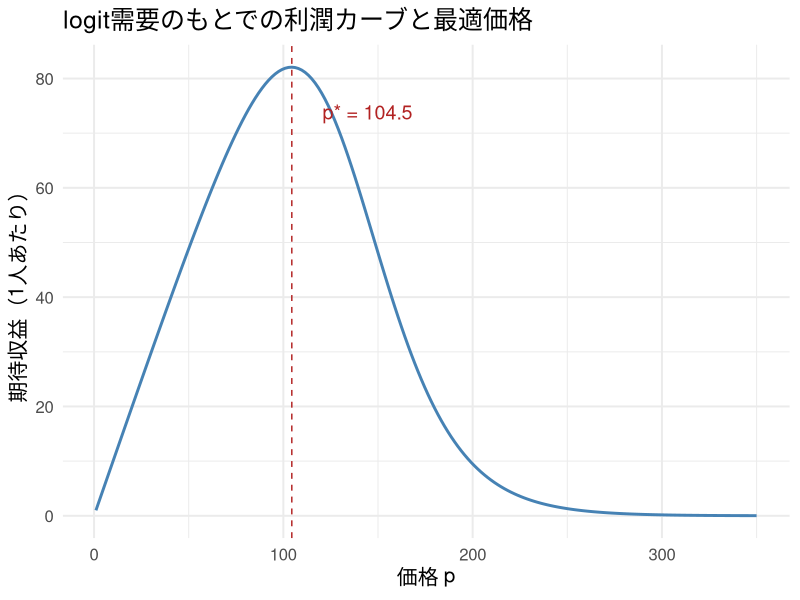
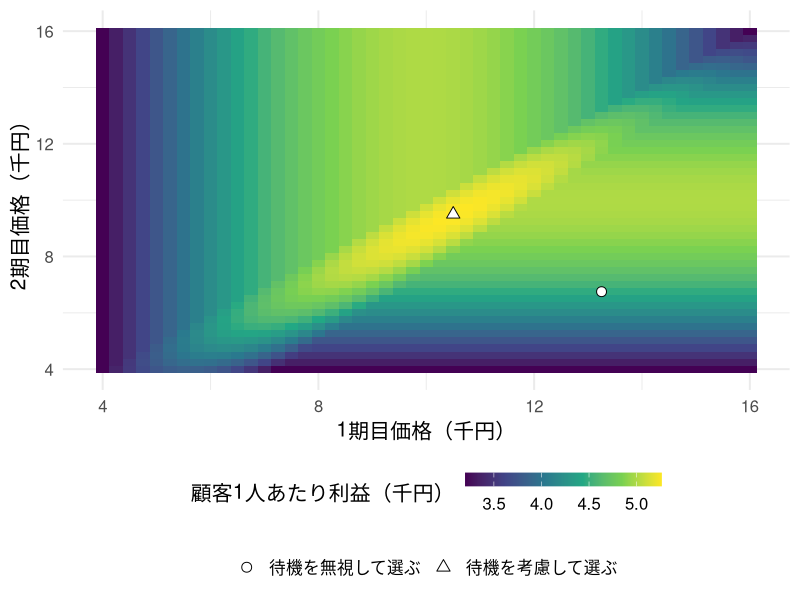
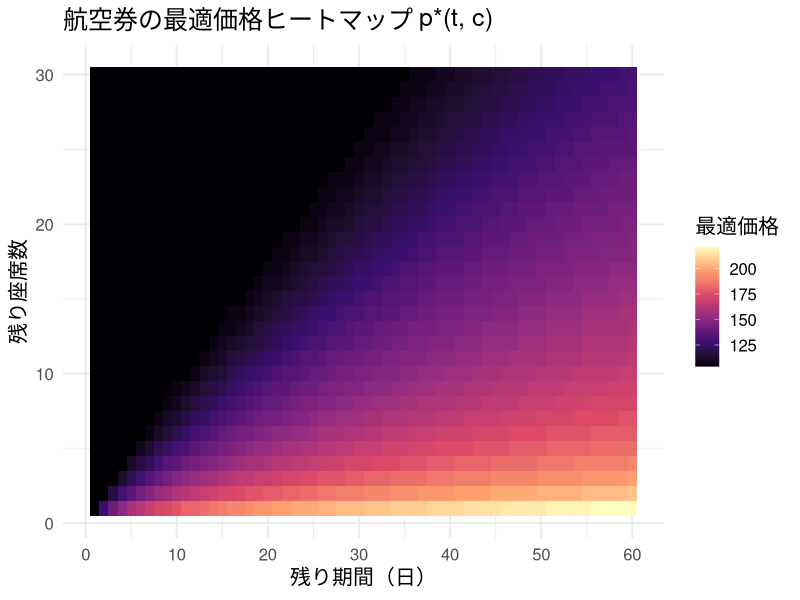
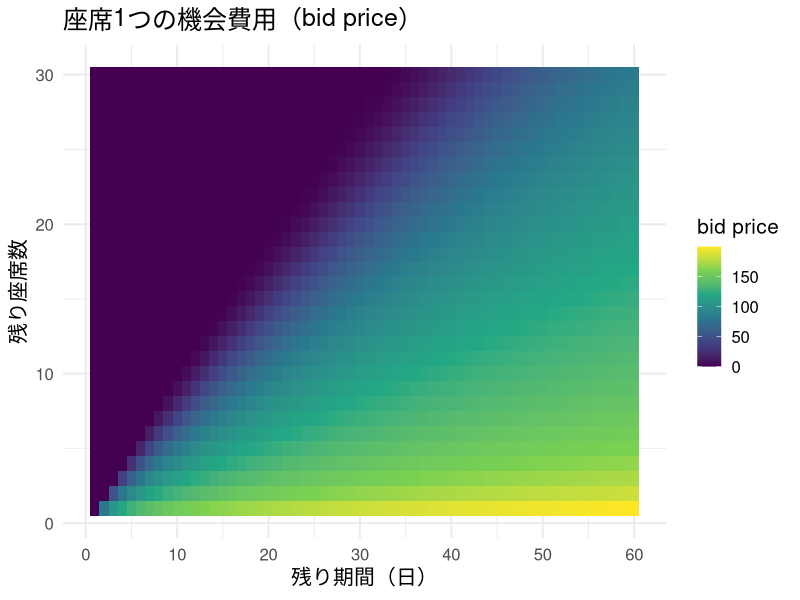
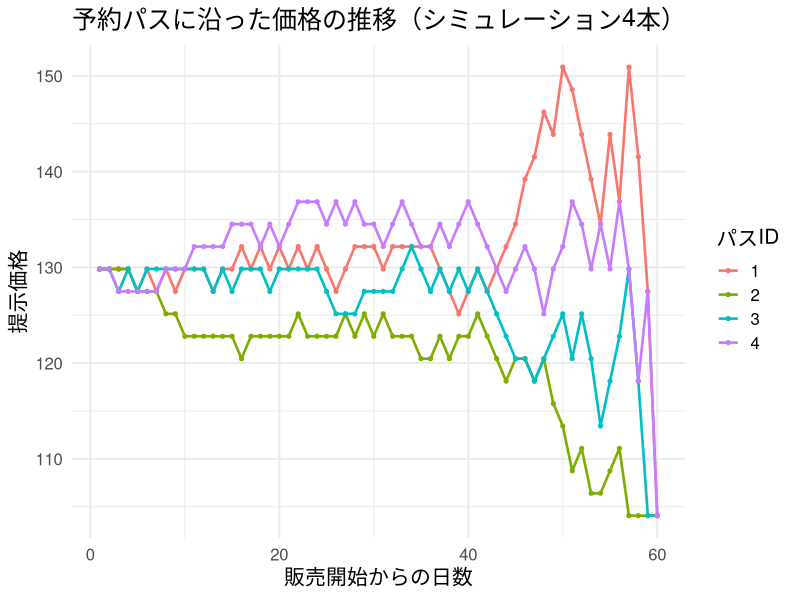
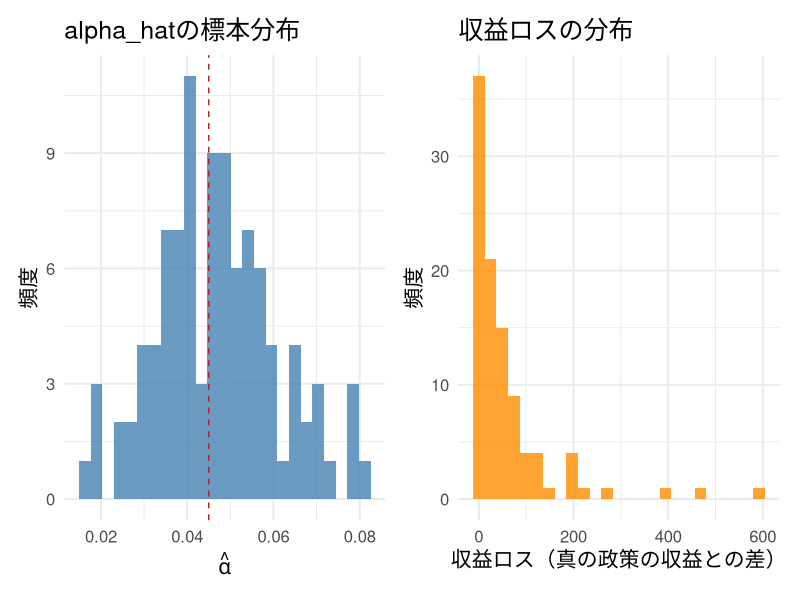

The R source for these figures, in order:
## ---- chunk 1
#| include: false
library(ggplot2)
library(dplyr)
library(tidyr)
library(knitr)
library(patchwork)

set.seed(20265)

theme_slide <- function() {
  fam <- if (Sys.info()[["sysname"]] == "Darwin") "Hiragino Sans" else ""
  theme_minimal(base_size = 15, base_family = fam)
}
theme_set(theme_slide())
knitr::opts_chunk$set(fig.align = "center", dpi = 144)
options(scipen = 8)
## ---- chunk 2
#| label: static-calc
#| include: false
theta0 <- 6.0
alpha  <- 0.045
mc     <- 0

s_p <- function(p, theta0, alpha) {
  u <- theta0 - alpha * p
  1 / (1 + exp(-u))
}

p_grid_static <- seq(1, 350, length.out = 200)
profit_grid <- s_p(p_grid_static, theta0, alpha) * (p_grid_static - mc)
static_df <- data.frame(price = p_grid_static, profit = profit_grid)
p_star_static <- p_grid_static[which.max(profit_grid)]
## ---- chunk 3
#| label: fig-static-profit
#| fig-height: 3.8
ggplot(static_df, aes(x = price, y = profit)) +
  geom_line(color = "steelblue", linewidth = 1) +
  geom_vline(xintercept = p_star_static, linetype = "dashed", color = "firebrick") +
  annotate("text", x = p_star_static + 40, y = max(profit_grid) * 0.9,
           label = paste0("p* = ", round(p_star_static, 1)), color = "firebrick", size = 5) +
  labs(x = "価格 p", y = "期待収益（1人あたり）",
       title = "logit需要のもとでの利潤カーブと最適価格")
## ---- chunk 4
#| label: strategic-waiting-prices
values_wait <- (seq_len(5000) - 0.5) / 5000 * 20
beta_consumer <- 0.8
waiting_outcome <- function(p1, p2, forward = TRUE) {
  now <- values_wait - p1
  later <- beta_consumer * (values_wait - p2)
  buy_now <- if (forward) now >= pmax(0, later) else now >= 0
  buy_later <- !buy_now & values_wait >= p2
  c(share_now = mean(buy_now), share_later = mean(buy_later),
    profit = p1 * mean(buy_now) + p2 * mean(buy_later))
}
price_pairs <- expand.grid(p1 = seq(4, 16, by = 0.25),
                           p2 = seq(4, 16, by = 0.25))
price_pairs$profit_forward <- mapply(function(a, b) waiting_outcome(a, b)[3],
                                    price_pairs$p1, price_pairs$p2)
price_pairs$profit_myopic <- mapply(function(a, b) waiting_outcome(a, b, FALSE)[3],
                                   price_pairs$p1, price_pairs$p2)
wait_best <- price_pairs[which.max(price_pairs$profit_forward), ]
myopic_best <- price_pairs[which.max(price_pairs$profit_myopic), ]
price_rules <- data.frame(rule = c("同じ価格を維持", "待機を無視して選ぶ", "待機を考慮して選ぶ"),
                          p1 = c(10, myopic_best$p1, wait_best$p1),
                          p2 = c(10, myopic_best$p2, wait_best$p2))
wait_results <- t(mapply(waiting_outcome, price_rules$p1, price_rules$p2))
wait_table <- cbind(price_rules, wait_results)
kable(wait_table, digits = 3, row.names = FALSE,
      col.names = c("価格の選び方", "1期目価格", "2期目価格", "1期目購入率", "2期目購入率", "顧客1人あたり利益"),
      caption = "すべての価格案を、将来の価格を知っている同じ消費者に対して評価する（価格・利益：千円）")
## ---- chunk 5
#| label: fig-waiting-profit
#| fig-cap: "将来の値下げを待つ消費者に対する利益。候補価格は0.25千円刻み。"
ggplot(price_pairs, aes(p1, p2, fill = profit_forward)) +
  geom_tile() +
  geom_point(data = price_rules[-1, ], aes(p1, p2, shape = rule),
             inherit.aes = FALSE, size = 3, color = "black", fill = "white") +
  scale_shape_manual(values = c(21, 24)) +
  scale_fill_viridis_c(breaks = c(3.5, 4, 4.5, 5)) +
  labs(x = "1期目価格（千円）", y = "2期目価格（千円）", fill = "顧客1人あたり利益（千円）", shape = NULL) +
  guides(fill = guide_colorbar(barwidth = grid::unit(5, "cm"),
                             barheight = grid::unit(0.35, "cm"), order = 1),
         shape = guide_legend(nrow = 1, order = 2)) +
  theme(legend.position = "bottom", legend.box = "vertical")
## ---- chunk 6
#| label: dp-setup
#| echo: true
#| output-location: fragment
theta0     <- 6.0     # 価格ゼロでの基準効用
alpha      <- 0.045   # 価格係数（第2回以来の記法、alpha > 0）
lambda_bar <- 0.95    # 1期あたりの客の到着確率
T_period   <- 60      # 販売期間（残り日数の最大値）
C_capacity <- 30      # 座席数

p_grid <- seq(1, 350, length.out = 150)

purchase_prob <- function(p, theta0, alpha, lambda_bar) {
  u <- theta0 - alpha * p
  lambda_bar * (1 / (1 + exp(-u)))
}
## ---- chunk 7
#| label: dp-solve
#| echo: true
#| output-location: fragment
solve_dp <- function(T_period, C_capacity, theta0, alpha, lambda_bar, p_grid) {
  # 行 t+1 が状態t、列 c+1 が状態c（Rは1始まり、DPの状態は0始まり）
  V       <- matrix(0, nrow = T_period + 1, ncol = C_capacity + 1)
  pstar   <- matrix(NA_real_, nrow = T_period + 1, ncol = C_capacity + 1)
  lamstar <- matrix(0, nrow = T_period + 1, ncol = C_capacity + 1)
  lam_grid <- purchase_prob(p_grid, theta0, alpha, lambda_bar)
  for (t in 1:T_period) {
    for (c in 1:C_capacity) {
      # V[t, c] = V(t-1, c-1)（購入時）、V[t, c + 1] = V(t-1, c)（非購入時）
      obj <- lam_grid * (p_grid + V[t, c]) + (1 - lam_grid) * V[t, c + 1]
      best <- which.max(obj)
      V[t + 1, c + 1]       <- obj[best]
      pstar[t + 1, c + 1]   <- p_grid[best]
      lamstar[t + 1, c + 1] <- lam_grid[best]
    }
    V[t + 1, 1] <- 0   # 在庫ゼロなら収益なし
  }
  list(V = V, pstar = pstar, lamstar = lamstar)
}
## ---- chunk 8
#| label: dp-run
#| include: false
dp_result <- solve_dp(T_period, C_capacity, theta0, alpha, lambda_bar, p_grid)
V_mat       <- dp_result$V
pstar_mat   <- dp_result$pstar
lamstar_mat <- dp_result$lamstar
## ---- chunk 9
#| label: dp-results
res_df <- data.frame(
  state = c("残り60日・残り30席（初日・満席）", "残り60日・残り1席",
            "出発前日・残り30席（全然売れていない）", "出発前日・残り1席"),
  price = c(pstar_mat[T_period + 1, C_capacity + 1], pstar_mat[T_period + 1, 2],
            pstar_mat[2, C_capacity + 1], pstar_mat[2, 2])
)
kable(res_df, digits = 1, col.names = c("状態（残り期間・残り座席）", "最適価格"),
      caption = paste0("backward inductionが返す最適価格（期待総収益 V(T,C)=",
                       round(V_mat[T_period + 1, C_capacity + 1], 1), "）"))
## ---- chunk 10
#| label: fig-heatmap-price
#| fig-height: 4.0
heat_df <- expand.grid(t = 1:T_period, c = 1:C_capacity) %>%
  rowwise() %>%
  mutate(price = pstar_mat[t + 1, c + 1]) %>%
  ungroup()

ggplot(heat_df, aes(x = t, y = c, fill = price)) +
  geom_tile() +
  scale_fill_viridis_c(name = "最適価格", option = "magma") +
  scale_x_continuous(breaks = seq(0, 60, 10)) +
  labs(x = "残り期間（日）", y = "残り座席数",
       title = "航空券の最適価格ヒートマップ p*(t, c)")
## ---- chunk 11
#| label: fig-bidprice
#| fig-height: 3.4
bid_price_df <- expand.grid(t = 1:T_period, c = 1:C_capacity) %>%
  rowwise() %>%
  # Rの行tは数式の時点t-1。したがってV(t-1,c)-V(t-1,c-1)
  mutate(bid_price = V_mat[t, c + 1] - V_mat[t, c]) %>%
  ungroup()

ggplot(bid_price_df, aes(x = t, y = c, fill = bid_price)) +
  geom_tile() +
  scale_fill_viridis_c(name = "bid price", option = "viridis") +
  scale_x_continuous(breaks = seq(0, 60, 10)) +
  labs(x = "残り期間（日）", y = "残り座席数",
       title = "座席1つの機会費用（bid price）")
## ---- chunk 12
#| label: fig-booking-paths
#| fig-height: 3.8
simulate_booking_path <- function(seed, T_period, C_capacity, pstar_mat, lamstar_mat) {
  set.seed(seed)
  c_remain <- C_capacity
  t_remain <- T_period
  path <- data.frame(day = integer(0), price = numeric(0))
  day <- 0
  while (t_remain >= 1 && c_remain >= 1) {
    day <- day + 1
    p   <- pstar_mat[t_remain + 1, c_remain + 1]
    lam <- lamstar_mat[t_remain + 1, c_remain + 1]
    path <- rbind(path, data.frame(day = day, price = p))
    if (runif(1) < lam) c_remain <- c_remain - 1
    t_remain <- t_remain - 1
  }
  path
}

paths_list <- lapply(1:4, function(i) {
  p <- simulate_booking_path(30000 + i, T_period, C_capacity, pstar_mat, lamstar_mat)
  p$path_id <- factor(i)
  p
})
paths_df <- bind_rows(paths_list)

ggplot(paths_df, aes(x = day, y = price, color = path_id)) +
  geom_line(linewidth = 0.9) +
  geom_point(size = 1.1) +
  labs(x = "販売開始からの日数", y = "提示価格",
       title = "予約パスに沿った価格の推移（シミュレーション4本）", color = "パスID")
## ---- chunk 13
#| label: fixed-vs-dynamic
evaluate_fixed_price <- function(p, T_period, C_capacity, theta0, alpha, lambda_bar) {
  lam <- purchase_prob(p, theta0, alpha, lambda_bar)
  W <- matrix(0, nrow = T_period + 1, ncol = C_capacity + 1)
  for (t in 1:T_period) {
    for (c in 1:C_capacity) {
      W[t + 1, c + 1] <- lam * (p + W[t, c]) + (1 - lam) * W[t, c + 1]
    }
    W[t + 1, 1] <- 0
  }
  W[T_period + 1, C_capacity + 1]
}

fixed_p_grid <- seq(1, 350, length.out = 80)
fixed_revenues <- sapply(fixed_p_grid, evaluate_fixed_price,
                         T_period = T_period, C_capacity = C_capacity,
                         theta0 = theta0, alpha = alpha, lambda_bar = lambda_bar)

best_fixed_p   <- fixed_p_grid[which.max(fixed_revenues)]
best_fixed_rev <- max(fixed_revenues)
dynamic_rev    <- V_mat[T_period + 1, C_capacity + 1]
lift_pct <- 100 * (dynamic_rev - best_fixed_rev) / best_fixed_rev

comparison_df <- data.frame(
  hoshiki = c("最適固定価格", "動的価格（DP最適）"),
  kakaku  = c(as.character(round(best_fixed_p, 1)), "状態に応じて変動"),
  shueki  = c(round(best_fixed_rev, 1), round(dynamic_rev, 1))
)
kable(comparison_df, col.names = c("方式", "価格の目安", "期待収益"),
      caption = "固定価格 vs 動的価格の期待収益比較")
cat("動的価格による収益リフト:", round(lift_pct, 2), "%\n")
## ---- chunk 14
#| label: pipeline-funcs
#| include: false
price_menu <- c(90, 110, 130, 150, 170)

generate_booking_data <- function(seed, T_period, C_capacity, theta0, alpha, lambda_bar, price_menu) {
  set.seed(seed)
  c_remain <- C_capacity
  prices_obs   <- numeric(0)
  purchase_obs <- numeric(0)
  for (t in T_period:1) {
    if (c_remain == 0) break
    p <- sample(price_menu, 1)
    arrived <- runif(1) < lambda_bar
    if (arrived) {
      u <- theta0 - alpha * p
      purchased <- as.numeric(runif(1) < 1 / (1 + exp(-u)))
      prices_obs   <- c(prices_obs, p)
      purchase_obs <- c(purchase_obs, purchased)
      if (purchased == 1) c_remain <- c_remain - 1
    }
  }
  list(prices = prices_obs, purchase = purchase_obs)
}

sigmoid <- function(x) 1 / (1 + exp(-x))

fit_logit_newton <- function(prices, purchase, theta_init = c(0, 0.01), max_iter = 100, tol = 1e-10) {
  X <- cbind(1, -prices)
  theta <- theta_init
  for (it in 1:max_iter) {
    u     <- as.vector(X %*% theta)
    p_hat <- sigmoid(u)
    grad  <- as.vector(t(X) %*% (purchase - p_hat))
    W     <- p_hat * (1 - p_hat)
    H     <- -t(X * W) %*% X
    theta_new <- theta - solve(H, grad)
    if (max(abs(theta_new - theta)) < tol) {
      theta <- theta_new
      break
    }
    theta <- theta_new
  }
  list(theta = theta, n_iter = it)
}

booking_data <- generate_booking_data(20265, T_period, C_capacity, theta0, alpha, lambda_bar, price_menu)
## ---- chunk 15
#| label: pipeline-mle
#| echo: true
#| output-location: fragment
mle_result <- fit_logit_newton(booking_data$prices, booking_data$purchase)
const_hat <- mle_result$theta[1]
alpha_hat <- mle_result$theta[2]
cat("真の (theta0, alpha):", theta0, alpha, "\n")
cat("推定 (theta0_hat, alpha_hat):", round(const_hat, 3), round(alpha_hat, 4), "\n")
## ---- chunk 16
#| label: pipeline-evaluate
#| include: false
dp_hat <- solve_dp(T_period, C_capacity, const_hat, alpha_hat, lambda_bar, p_grid)
pstar_hat <- dp_hat$pstar

evaluate_policy_on_true_model <- function(pstar_policy, T_period, C_capacity, theta0, alpha, lambda_bar) {
  W <- matrix(0, nrow = T_period + 1, ncol = C_capacity + 1)
  for (t in 1:T_period) {
    for (c in 1:C_capacity) {
      p <- pstar_policy[t + 1, c + 1]
      lam_true <- purchase_prob(p, theta0, alpha, lambda_bar)
      W[t + 1, c + 1] <- lam_true * (p + W[t, c]) + (1 - lam_true) * W[t, c + 1]
    }
    W[t + 1, 1] <- 0
  }
  W[T_period + 1, C_capacity + 1]
}

revenue_true_policy <- V_mat[T_period + 1, C_capacity + 1]
revenue_hat_policy  <- evaluate_policy_on_true_model(pstar_hat, T_period, C_capacity, theta0, alpha, lambda_bar)
revenue_loss <- revenue_true_policy - revenue_hat_policy
## ---- chunk 17
#| label: pipeline-loss
loss_df <- data.frame(
  seisaku = c("真の需要パラメータで作った政策", "推定需要パラメータで作った政策"),
  shueki  = c(round(revenue_true_policy, 1), round(revenue_hat_policy, 1))
)
kable(loss_df, col.names = c("政策", "真のモデル上での期待収益"),
      caption = "推定誤差が生む収益ロス")
cat("収益ロス:", round(revenue_loss, 1),
    "（真の収益の", round(100 * revenue_loss / revenue_true_policy, 2), "%）\n")
## ---- chunk 18
#| label: mc-pipeline
#| include: false
n_mc <- 100
theta0_hat_vec   <- rep(NA_real_, n_mc)
alpha_hat_vec    <- rep(NA_real_, n_mc)
revenue_loss_vec <- rep(NA_real_, n_mc)

for (m in 1:n_mc) {
  bd <- generate_booking_data(10000 + m, T_period, C_capacity, theta0, alpha, lambda_bar, price_menu)
  if (length(bd$prices) < 5 || sd(bd$prices) < 1e-8) {
    next
  }
  fit_m <- fit_logit_newton(bd$prices, bd$purchase)
  a_hat_m <- fit_m$theta[2]
  c_hat_m <- fit_m$theta[1]
  theta0_hat_vec[m] <- c_hat_m
  alpha_hat_vec[m] <- a_hat_m
  if (!is.finite(c_hat_m) || !is.finite(a_hat_m) || a_hat_m <= 0 || a_hat_m > 1) {
    next
  }
  dp_m <- solve_dp(T_period, C_capacity, c_hat_m, a_hat_m, lambda_bar, p_grid)
  rev_m <- evaluate_policy_on_true_model(dp_m$pstar, T_period, C_capacity, theta0, alpha, lambda_bar)
  revenue_loss_vec[m] <- revenue_true_policy - rev_m
}

mc_df <- data.frame(theta0_hat = theta0_hat_vec,
                    alpha_hat = alpha_hat_vec,
                    revenue_loss = revenue_loss_vec) %>%
  filter(!is.na(revenue_loss))

mc_parameter_summary <- data.frame(
  parameter = c("theta0", "alpha"),
  truth = c(theta0, alpha),
  mean = c(mean(mc_df$theta0_hat), mean(mc_df$alpha_hat)),
  sd = c(sd(mc_df$theta0_hat), sd(mc_df$alpha_hat))
)
## ---- chunk 19
#| label: fig-mc-pipeline
#| fig-height: 3.7
p1 <- ggplot(mc_df, aes(x = alpha_hat)) +
  geom_histogram(bins = 25, fill = "steelblue", alpha = 0.8) +
  geom_vline(xintercept = alpha, linetype = "dashed", color = "firebrick") +
  labs(x = expression(hat(alpha)), y = "頻度", title = "alpha_hatの標本分布")

p2 <- ggplot(mc_df, aes(x = revenue_loss)) +
  geom_histogram(bins = 25, fill = "darkorange", alpha = 0.8) +
  labs(x = "収益ロス（真の政策の収益との差）", y = "頻度", title = "収益ロスの分布")

p1 + p2
## ---- chunk 20
#| label: feedback-loop
#| include: false
generate_price_panel <- function(seed, n_seasons, pricing,
                                 T_period, C_capacity, theta0, alpha,
                                 lambda_bar, pstar_policy, price_menu,
                                 rho_xi = 0.75, sigma_nu = 0.55,
                                 gamma_xi = 10) {
  set.seed(seed)
  out <- vector("list", n_seasons)
  for (season in 1:n_seasons) {
    c_remain <- C_capacity
    xi <- rnorm(1, 0, sigma_nu / sqrt(1 - rho_xi^2))
    rows <- vector("list", T_period)
    k <- 0
    for (t in T_period:1) {
      if (c_remain == 0) break
      xi <- rho_xi * xi + rnorm(1, 0, sigma_nu)
      base_price <- pstar_policy[t + 1, c_remain + 1]
      p <- if (pricing == "endogenous") {
        pmin(max(p_grid), pmax(min(p_grid), base_price + gamma_xi * xi))
      } else {
        sample(price_menu, 1)  # xiと独立な実験的価格割当
      }
      if (runif(1) < lambda_bar) {
        purchased <- as.numeric(runif(1) < sigmoid(theta0 + xi - alpha * p))
        k <- k + 1
        rows[[k]] <- data.frame(season = season, t = t, c = c_remain,
                                price = p, purchase = purchased, xi = xi)
        if (purchased == 1) c_remain <- c_remain - 1
      }
    }
    out[[season]] <- bind_rows(rows[seq_len(k)])
  }
  bind_rows(out)
}

obs_panel <- generate_price_panel(
  15015, 300, "endogenous", T_period, C_capacity, theta0, alpha,
  lambda_bar, pstar_mat, price_menu)
exp_panel <- generate_price_panel(
  15016, 300, "randomized", T_period, C_capacity, theta0, alpha,
  lambda_bar, pstar_mat, price_menu)

fit_obs <- fit_logit_newton(obs_panel$price, obs_panel$purchase)
fit_exp <- fit_logit_newton(exp_panel$price, exp_panel$purchase)
## ---- chunk 21
#| label: feedback-table
fb_df <- data.frame(
  data_type = c("企業がxiを見て価格設定（分析者はxiを欠落）",
                "価格をxiと独立にランダム割当", "真値"),
  alpha_hat = c(fit_obs$theta[2], fit_exp$theta[2], alpha),
  cor_price_xi = c(cor(obs_panel$price, obs_panel$xi),
                   cor(exp_panel$price, exp_panel$xi), 0)
)
kable(fb_df, digits = 4,
      col.names = c("データ", "推定alpha", "cor(price, xi)"),
      caption = "内生性を作るのは価格と欠落需要ショックの相関")
## ---- chunk 22
#| label: peakload-table
# 昼 q_D(p)=100-2p、夜 q_N(p)=40-2p、設備容量 K=50
q_day   <- function(p) pmax(100 - 2 * p, 0)
q_night <- function(p) pmax(40 - 2 * p, 0)

c_v <- 5   # 可変費用
c_K <- 20  # 容量費用
K   <- 50

peak_df <- data.frame(
  rule  = c("素朴な平均費用配分（昼夜で折半）", "Steinerの効率的配分（昼）", "Steinerの効率的配分（夜）"),
  price = c(c_v + c_K / 2, c_v + c_K, c_v),
  demand = c(q_day(c_v + c_K / 2), q_day(c_v + c_K), q_night(c_v)),
  capacity_status = c("比較用（昼）", "q_D=K：binding", "q_N<K：slack")
)
kable(peak_df, digits = 1, col.names = c("ルール", "価格", "需要量", "容量制約"),
      caption = "peak-load pricingの価格比較（数値例）")
